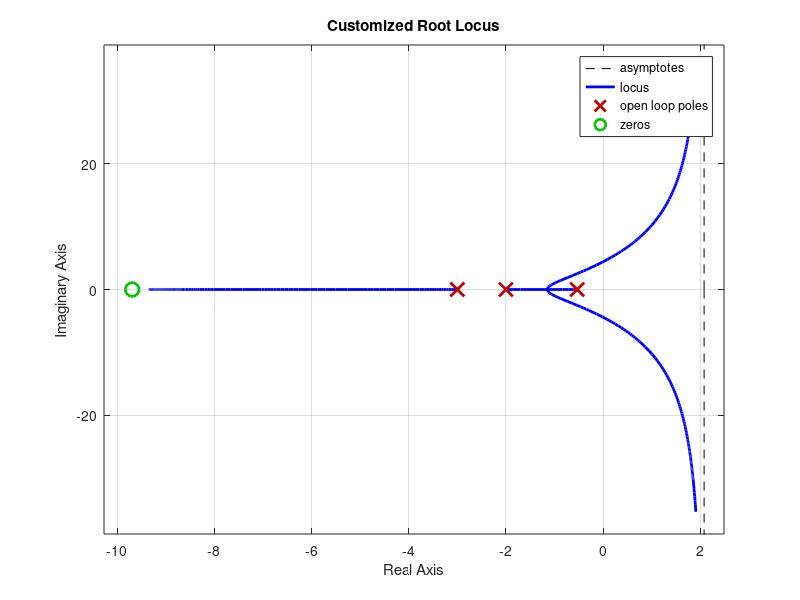

The MATLAB script that drew this image:
clear 
clc


% B=[1 0]; % for analysing k<0 just switch B signal
B=[1 9.69];
% A= [1 -1.4 0.4];
A=poly([-2 -3 -.5336]);
disp("Roots of A")
roots(A) %roots of A

disp("Roots of B")
roots(B)
sys=tf(B,A);
rlocus(sys);% S domain and B/A,  A + k . B


%{
%help rlocus
rlocus by default calculate for loop:
--->O---[G]--------->
    |           |
    -----[k]-----
that gives the same result as -->O--[k]--[G]---> in closed loop when analysing stability
does it automatically for k<0
%}
title('Customized Root Locus');

%% arrival points calcularion
da=polyder(A); %polinomium differentiation
db=polyder(B);
disp("Arrival points")
roots(conv(B,da)-conv(A,db))%conv() its for convolution or in this case polinomium multiplication
